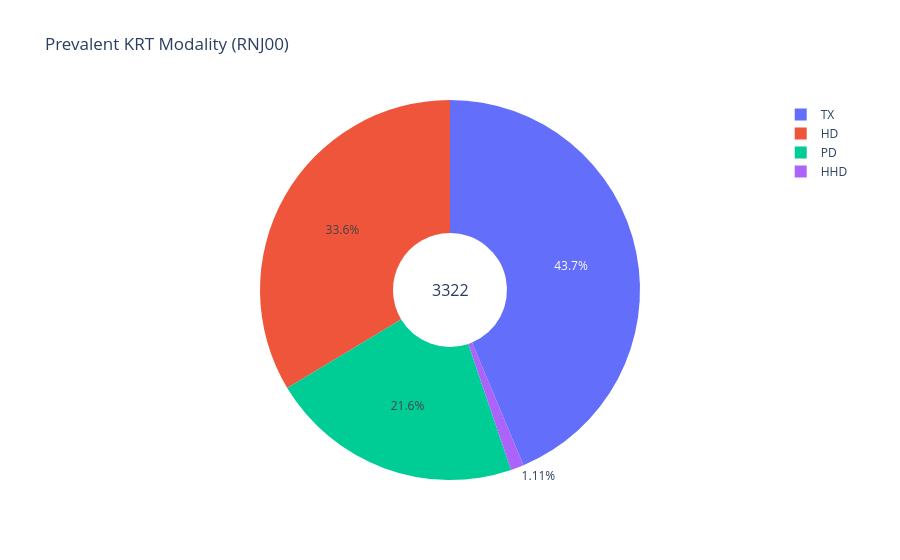
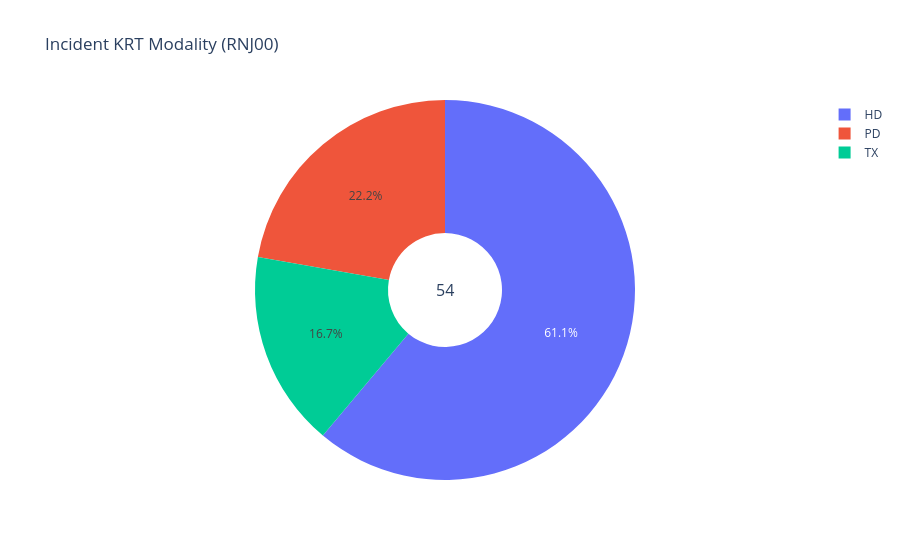

Notebook cell for these charts, in order:
### Markdown cell above
# Continued
- Basic modality headcount for incident and prevalent KRT

# Discontinued
- Demographics stats for all patients sent to the UKRDC
- HD session frequency and incident initial access — will return once useful definitions are agreed

# New
- Demographics can be calculated for each calculator
- CKD calculator now yields the same statistics as the KRT calculator
- Care planning

### Code cell
# The following plots are largely unchanged (the class has been slightly modified)

import plotly.express as px

prevalent_modalities = output.all.prevalent_krt_modality

all_patients = px.pie(
    names=prevalent_modalities.data.x,
    values=prevalent_modalities.data.y,
    hole=0.3,
    title=f"{prevalent_modalities.metadata.title} ({facility})",
)
all_patients.add_annotation(
    text=f"{prevalent_modalities.metadata.population_size}",
    x=0.5,
    y=0.5,
    font_size=16,
    showarrow=False,
)
all_patients.show()

incident_modalities = output.all.incident_krt_modality

all_patients = px.pie(
    names=incident_modalities.data.x,
    values=incident_modalities.data.y,
    hole=0.3,
    title=f"{incident_modalities.metadata.title} ({facility})",
)
all_patients.add_annotation(
    text=f"{incident_modalities.metadata.population_size}",
    x=0.5,
    y=0.5,
    font_size=16,
    showarrow=False,
)
all_patients.show()

### Figure 1 — Plotly figure (JSON) as saved in the notebook; plotly's stock layout.template omitted (floating-point values rounded to 4 significant figures)
{"data": [{"domain": {"x": [0, 1], "y": [0, 1]}, "hole": 0.3, "hovertemplate": "label=%{label}<br>value=%{value}<extra></extra>", "labels": ["HD", "HHD", "PD", "TX"], "legendgroup": "", "name": "", "showlegend": true, "type": "pie", "values": [1117, 37, 717, 1451]}], "layout": {"annotations": [{"font": {"size": 16}, "showarrow": false, "text": "3322", "x": 0.5, "y": 0.5}], "legend": {"tracegroupgap": 0}, "title": {"text": "Prevalent KRT Modality (RNJ00)"}}}

### Figure 2 — Plotly figure (JSON) as saved in the notebook; plotly's stock layout.template omitted (floating-point values rounded to 4 significant figures)
{"data": [{"domain": {"x": [0, 1], "y": [0, 1]}, "hole": 0.3, "hovertemplate": "label=%{label}<br>value=%{value}<extra></extra>", "labels": ["HD", "PD", "TX"], "legendgroup": "", "name": "", "showlegend": true, "type": "pie", "values": [33, 12, 9]}], "layout": {"annotations": [{"font": {"size": 16}, "showarrow": false, "text": "54", "x": 0.5, "y": 0.5}], "legend": {"tracegroupgap": 0}, "title": {"text": "Incident KRT Modality (RNJ00)"}}}
